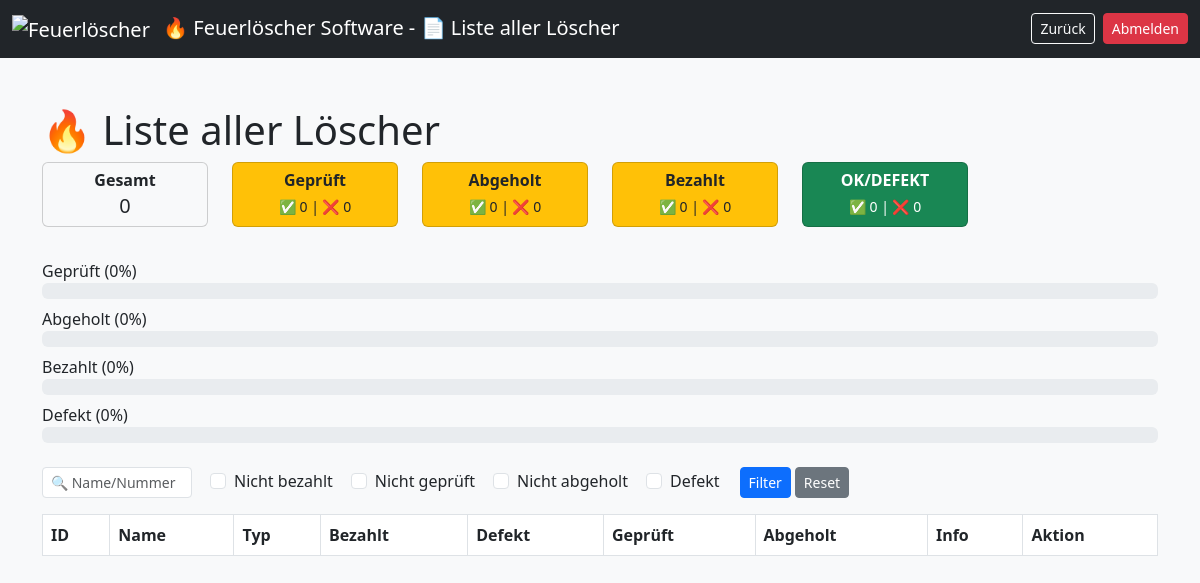
The app's page /liste.php (signed in), older data.
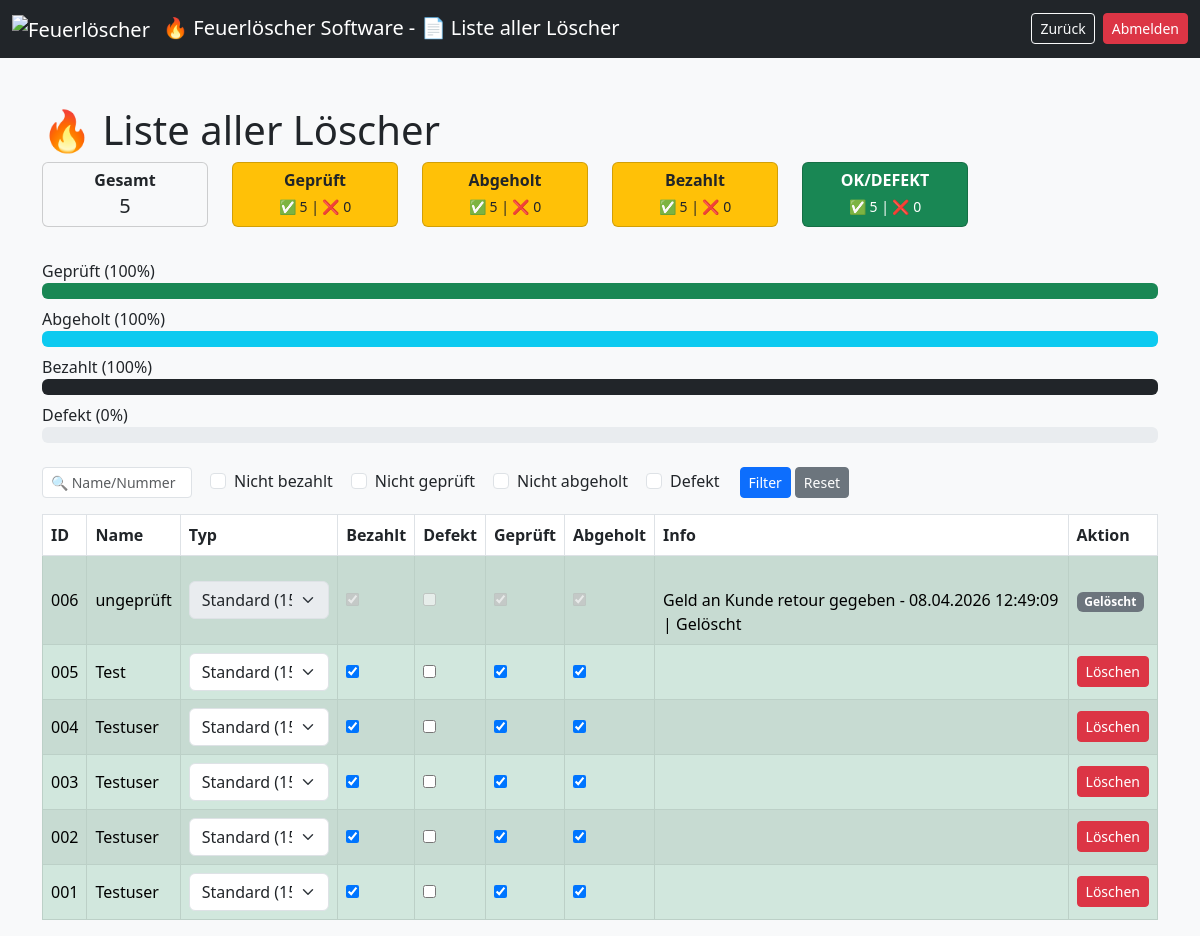
The same page, newer data.
### tables this page shows
CREATE TABLE loescher (
    id INTEGER PRIMARY KEY AUTOINCREMENT,
    nummer TEXT UNIQUE,
    name TEXT,
    zeitstempel TEXT,
    typ TEXT,
    preis REAL,
    loeschertyp TEXT,
    menge REAL,
    einheit TEXT,
    etikett_gedruckt INTEGER,
    abholschein_gedruckt INTEGER,
    bezahlt INTEGER,
    geprueft INTEGER,
    abgeholt INTEGER,
    defekt INTEGER,
    info TEXT,
    active INTEGER
);

### liste.php (the view, shortened to what this page needs)
<?php
$db = getDB();
if (!function_exists('percent')) {
    function percent($teil, $gesamt) {
        return $gesamt > 0 ? round(($teil / $gesamt) * 100) : 0;
    }
}
function getStats($db) {
    $stats = [];
    $stats['gesamt'] = $db->querySingle("SELECT COUNT(*) FROM loescher WHERE active = 1");
    $stats['geprueft'] = $db->querySingle("SELECT COUNT(*) FROM loescher WHERE geprueft = 1 AND active = 1");
    $stats['nicht_geprueft'] = $db->querySingle("SELECT COUNT(*) FROM loescher WHERE geprueft = 0 AND active = 1");
    $stats['abgeholt'] = $db->querySingle("SELECT COUNT(*) FROM loescher WHERE abgeholt = 1 AND active = 1");
    $stats['nicht_abgeholt'] = $db->querySingle("SELECT COUNT(*) FROM loescher WHERE abgeholt = 0 AND active = 1");
    $stats['bezahlt'] = $db->querySingle("SELECT COUNT(*) FROM loescher WHERE bezahlt = 1 AND active = 1");
    $stats['nicht_bezahlt'] = $db->querySingle("SELECT COUNT(*) FROM loescher WHERE bezahlt = 0 AND active = 1");
    $stats['ok'] = $db->querySingle("SELECT COUNT(*) FROM loescher WHERE geprueft = 1 AND defekt = 0 AND active = 1");
    $stats['defekt'] = $db->querySingle("SELECT COUNT(*) FROM loescher WHERE defekt = 1 AND active = 1");
    $stats['p_defekt'] = percent($stats['defekt'], $stats['gesamt']);
    $stats['p_geprueft'] = percent($stats['geprueft'], $stats['gesamt']);
    $stats['p_abgeholt'] = percent($stats['abgeholt'], $stats['gesamt']);
    $stats['p_bezahlt'] = percent($stats['bezahlt'], $stats['gesamt']);
    return $stats;
}
$stats = getStats($db);
$where = [];
$whereSQL = count($where) ? "WHERE " . implode(" AND ", $where) : "";
$result = $db->query("SELECT * FROM loescher $whereSQL ORDER BY id DESC");
?>
<!DOCTYPE html>
<html>
<head>
<link href="https://cdn.jsdelivr.net/npm/bootstrap@5.3.0/dist/css/bootstrap.min.css" rel="stylesheet">
</head>
<body class="bg-light">
<nav class="navbar navbar-expand-lg navbar-dark bg-dark">
    <div class="container-fluid">
        <span class="navbar-brand">
            <img src="./images/Feuerlöscher.ico" alt="Feuerlöscher" width="24" height="24" class="me-2">
            &#128293; Feuerlöscher Software - &#128196; Liste aller Löscher
        </span>
        <div class="d-flex gap-2">
            <a href="index.php" class="btn btn-outline-light btn-sm">
                Zurück
            </a>
            <a href="?logout=1" class="btn btn-danger btn-sm">
                Abmelden
            </a>
        </div>
    </div>
</nav>
<div class="container mt-5">
<h1>&#128293; Liste aller Löscher</h1>
<div class="row mb-4">
    <div class="col-6 col-md-2">
        <div class="card text-center bg-light mb-2">
            <div class="card-body p-2">
                <h6 class="mb-1"><strong>Gesamt</strong></h6>
                <h5 class="mb-0" id="stat-gesamt"><?= $stats['gesamt'] ?></h5>
            </div>
        </div>
    </div>
    <div class="col-6 col-md-2">
        <div class="card text-center bg-warning mb-2">
            <div class="card-body p-2">
                <h6 class="mb-1"><strong>Geprüft</strong></h6>
                <small id="stat-geprueft">✅ <?= $stats['geprueft'] ?> | ❌ <?= $stats['nicht_geprueft'] ?></small>
            </div>
        </div>
    </div>
    <div class="col-6 col-md-2">
        <div class="card text-center bg-warning mb-2">
            <div class="card-body p-2">
                <h6 class="mb-1"><strong>Abgeholt</strong></h6>
                <small id="stat-abgeholt">✅ <?= $stats['abgeholt'] ?> | ❌ <?= $stats['nicht_abgeholt'] ?></small>
            </div>
        </div>
    </div>
    <div class="col-6 col-md-2">
        <div class="card text-center bg-warning mb-2">
            <div class="card-body p-2">
                <h6 class="mb-1"><strong>Bezahlt</strong></h6>
                <small id="stat-bezahlt">✅ <?= $stats['bezahlt'] ?> | ❌ <?= $stats['nicht_bezahlt'] ?></small>
            </div>
        </div>
    </div>
    <div class="col-6 col-md-2">
        <div class="card text-center bg-success text-white mb-2">
            <div class="card-body p-2">
                <h6 class="mb-1"><strong>OK/DEFEKT</strong></h6>
                <small id="stat-ok">✅ <?= $stats['ok'] ?> | ❌ <?= $stats['defekt'] ?></small>
            </div>
        </div>
    </div>
</div>
<div class="mb-4">
    <label>Geprüft (<span id="label-p-geprueft"><?= $stats['p_geprueft'] ?></span>%)</label>
    <div class="progress mb-2"><div class="progress-bar bg-success" id="bar-geprueft" style="width: <?= $stats['p_geprueft'] ?>%"></div></div>
    <label>Abgeholt (<span id="label-p-abgeholt"><?= $stats['p_abgeholt'] ?></span>%)</label>
    <div class="progress mb-2"><div class="progress-bar bg-info" id="bar-abgeholt" style="width: <?= $stats['p_abgeholt'] ?>%"></div></div>
    <label>Bezahlt (<span id="label-p-bezahlt"><?= $stats['p_bezahlt'] ?></span>%)</label>
    <div class="progress mb-2"><div class="progress-bar bg-dark" id="bar-bezahlt" style="width: <?= $stats['p_bezahlt'] ?>%"></div></div>
    <label>Defekt (<span id="label-p-defekt"><?= $stats['p_defekt'] ?></span>%)</label>
    <div class="progress mb-2"><div class="progress-bar bg-danger" id="bar-defekt" style="width: <?= $stats['p_defekt'] ?>%"></div></div>
</div>
<form method="get" class="row g-1 mb-3 align-items-center">
    <div class="col-auto">
        <input type="text" name="suche" class="form-control form-control-sm me-3" style="width:150px;"
               placeholder="🔍 Name/Nummer" value="<?= htmlspecialchars($_GET['suche'] ?? '') ?>">
    </div>
    <div class="col-auto form-check form-check-inline">
        <input type="checkbox" name="nicht_bezahlt" class="form-check-input" id="chkBezahlt" <?= isset($_GET['nicht_bezahlt'])?'checked':'' ?>>
        <label class="form-check-label" for="chkBezahlt">Nicht bezahlt</label>
    </div>
    <div class="col-auto form-check form-check-inline">
        <input type="checkbox" name="nicht_geprueft" class="form-check-input" id="chkGeprueft" <?= isset($_GET['nicht_geprueft'])?'checked':'' ?>>
        <label class="form-check-label" for="chkGeprueft">Nicht geprüft</label>
    </div>
    <div class="col-auto form-check form-check-inline">
        <input type="checkbox" name="nicht_abgeholt" class="form-check-input" id="chkAbgeholt" <?= isset($_GET['nicht_abgeholt'])?'checked':'' ?>>
        <label class="form-check-label" for="chkAbgeholt">Nicht abgeholt</label>
    </div>
    <div class="col-auto form-check form-check-inline">
        <input type="checkbox" name="defekt" class="form-check-input" id="chkDefekt" <?= isset($_GET['defekt'])?'checked':'' ?>>
        <label class="form-check-label" for="chkDefekt">Defekt</label>
    </div>
    <div class="col-auto">
        <button class="btn btn-primary btn-sm">Filter</button>
    </div>
    <div class="col-auto">
        <a href="liste.php" class="btn btn-secondary btn-sm">Reset</a>
    </div>
</form>
<table class="table table-bordered table-striped align-middle">
    <thead>
        <tr><th>ID</th><th>Name</th><th>Typ</th><th>Bezahlt</th><th>Defekt</th><th>Geprüft</th><th>Abgeholt</th><th>Info</th><th>Aktion</th></tr>
    </thead>
    <tbody>
    <?php while ($row = $result->fetchArray()):
        $rowClass = !$row['geprueft'] ? "table-warning" : (!$row['abgeholt'] ? "table-warning" : "table-info");
        if ($row['geprueft'] && $row['abgeholt'] && $row['bezahlt'] && !$row['defekt']) $rowClass="table-success";
        $disabled = ($row['active'] == 0) ? 'disabled' : '';
    ?>
    <tr data-id="<?= $row['id'] ?>" class="<?= $rowClass ?> <?= !$row['active']?'row-inactive':'' ?>">
        <td><?= htmlspecialchars($row['nummer']) ?></td>
        <td><?= htmlspecialchars($row['name']) ?></td>
        <td>
            <select class="form-select typ-select" <?= $disabled ?>>
                <option value="Standard" <?= $row['typ']=="Standard"?"selected":"" ?>>Standard (<?= PREIS_STANDARD ?> €)</option>
            </select>
        </td>
        <td><input type="checkbox" class="cb-bezahlt" <?= $row['bezahlt']?'checked':'' ?> <?= $disabled ?>></td>
        <td><input type="checkbox" class="cb-defekt" <?= $row['defekt']?'checked':'' ?> <?= $disabled ?>></td>
        <td><input type="checkbox" class="cb-geprueft" <?= $row['geprueft']?'checked':'' ?> <?= $disabled ?>></td>
        <td><input type="checkbox" class="cb-abgeholt" <?= $row['abgeholt']?'checked':'' ?> <?= $disabled ?>></td>
        <td><?= nl2br(htmlspecialchars($row['info'])) ?></td>
        <td>
            <?php if ($row['active']): ?>
                <button class="btn btn-sm btn-danger btn-delete">Löschen</button>
            <?php else: ?>
                <span class="badge bg-secondary">Gelöscht</span>
            <?php endif; ?>
        </td>
    </tr>
    <?php endwhile; ?>
    </tbody>
    </table>
</div>
</body>
</html>

Row changes from the older to the newer data that the page shows:
added loescher: nummer "006", name "ungeprüft", typ+active "Standard (15 €)", bezahlt "☑", geprueft "☑", abgeholt "☑", info "Geld an Kunde retour gegeben - 08.04.2026 12:49:09 | Gelöscht"
added loescher: nummer "005", name "Test", typ+active "Standard (15 €)", bezahlt "☑", geprueft "☑", abgeholt "☑", shows "Löschen"
added loescher: nummer "004", name "Testuser", typ+active "Standard (15 €)", bezahlt "☑", geprueft "☑", abgeholt "☑", shows "Löschen"
added loescher: nummer "003", name "Testuser", typ+active "Standard (15 €)", bezahlt "☑", geprueft "☑", abgeholt "☑", shows "Löschen"
added loescher: nummer "002", name "Testuser", typ+active "Standard (15 €)", bezahlt "☑", geprueft "☑", abgeholt "☑", shows "Löschen"
added loescher: nummer "001", name "Testuser", typ+active "Standard (15 €)", bezahlt "☑", geprueft "☑", abgeholt "☑", shows "Löschen"
Text that changed along with them:
$stats['gesamt']: "0" → "5"
$stats['geprueft']: "0" → "5"
$stats['abgeholt']: "0" → "5"
$stats['bezahlt']: "0" → "5"
$stats['ok']: "0" → "5"
$stats['p_geprueft']: "0" → "100"
$stats['p_abgeholt']: "0" → "100"
$stats['p_bezahlt']: "0" → "100"
